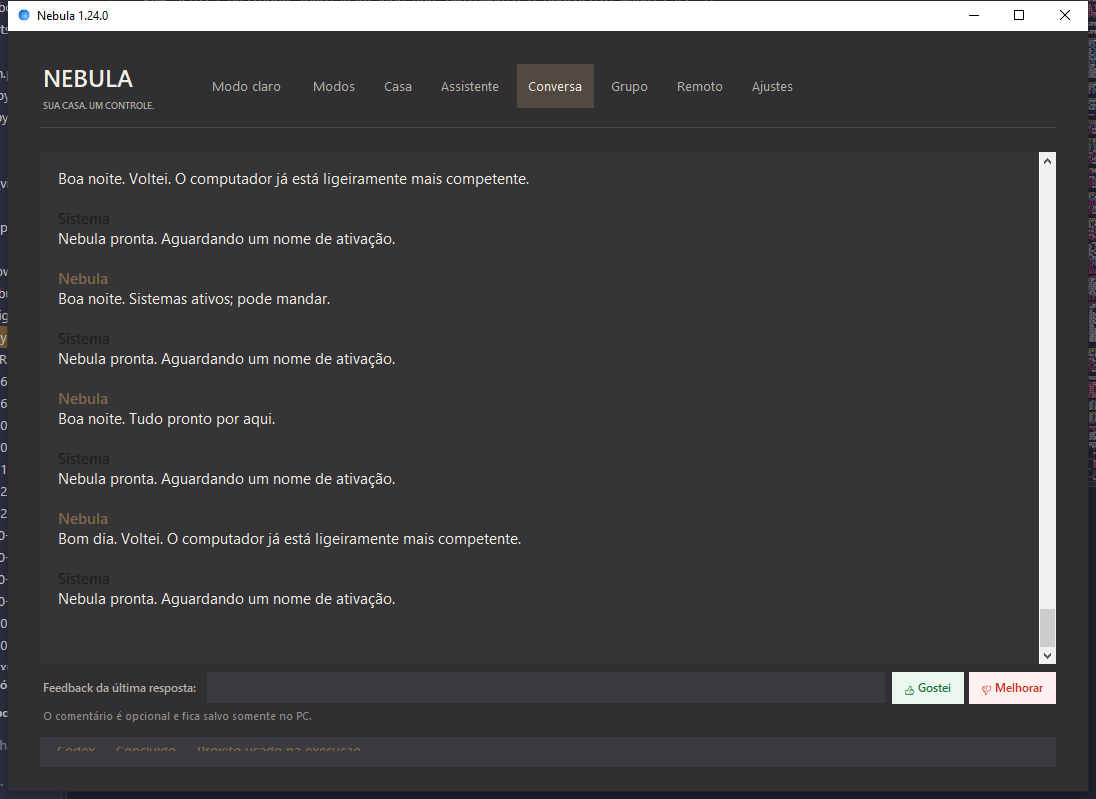
#> input picture nebula-1.24.0-desktop-front.png, 1096 x 799 px
$ python -i modo_ambilight.py   (imports and definitions only)
#> lines starting #> are read from the running program, lines starting #| are printed output that depends on the picture
#> further down, picture is the input picture: PIL image 1096x799 RGBA; mean R, G, B, A 64.4, 64.3, 67.1, 255
"""Ambilight local: transforma a cor media da janela de video em luz Tuya."""

from __future__ import annotations

import colorsys
import math
import os
import threading
import time
from collections.abc import Callable
from typing import Protocol

from PIL import Image, ImageGrab


CAPTURE_FPS = 15
LAMP_FPS = 10
SMOOTHING_SECONDS = 0.15
INITIAL_TIMEOUT = 7.0
WINDOW_RETRY_SECONDS = 0.20
KEEPALIVE_SECONDS = 1.5
MINIMUM_COLOR_CHANGE = 3
MAX_CONSECUTIVE_FAILURES = 5
INITIAL_VALID_FRAMES = 3
DEFAULT_KEYBOARD_ZONES = 12
MAX_KEYBOARD_ZONES = 23


# [9 lines left out: function _keyboard_zone_count, not called in this run]


class ErroModoAmbilight(RuntimeError):
    """Falha compreensivel ao iniciar ou manter o modo Ambilight."""


class CapturadorAmbilight(Protocol):
    def capturar(self) -> Image.Image | None: ...


class CapturadorTela:
    """Tela principal inteira; captura unica compartilhada pelas saidas."""
    def capturar(self):
        return ImageGrab.grab().convert("RGB")


# [50 lines left out: functions calcular_media_tela, calcular_zonas_inferiores, calcular_cor_exterior_beamng, calcular_cor_interior_beamng, _media_quadratica, not called in this run]


def _preparar_amostra(
    imagem: Image.Image,
) -> tuple[Image.Image, list[tuple[int, int, int]]]:
    if imagem.width < 2 or imagem.height < 2:
        raise ValueError("A captura da janela e pequena demais.")
    esquerda = round(imagem.width * 0.05)
#> esquerda = 55
    direita = imagem.width - esquerda
#> direita = 1041
    topo = round(imagem.height * 0.07)
#> topo = 56
    base = imagem.height - topo
#> base = 743
    recorte = imagem.convert("RGB").crop((esquerda, topo, direita, base))
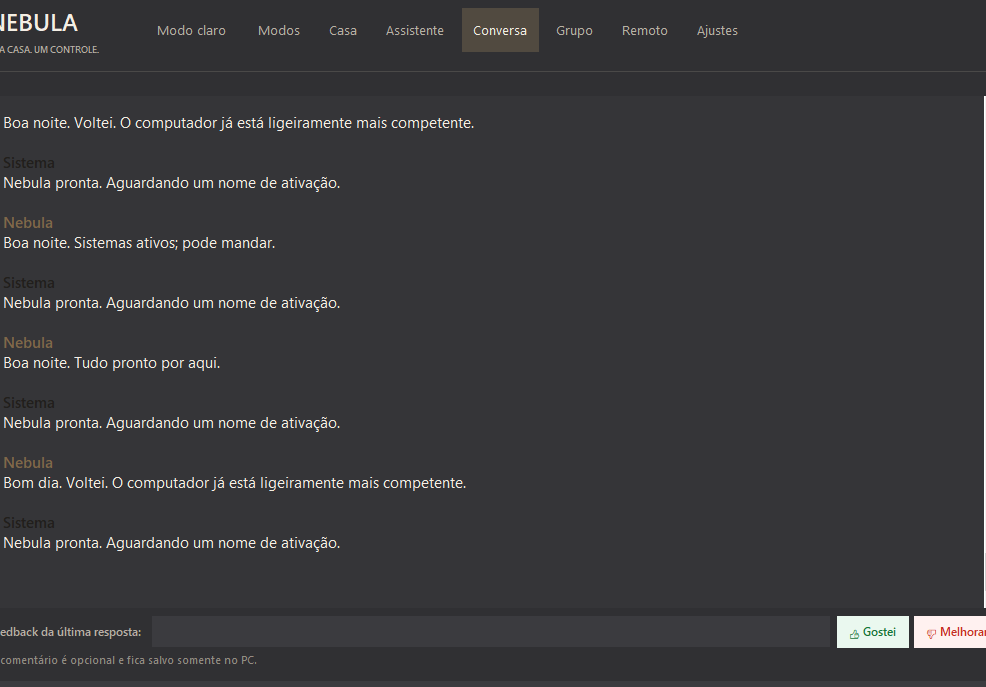
#> recorte: PIL image 986x687 RGB; mean R, G, B 56.8, 56.6, 59.2
    redimensionada = recorte.resize((64, 36), Image.Resampling.BOX)
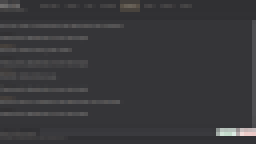
#> redimensionada: PIL image 64x36 RGB (shown 4 times larger); mean R, G, B 56.8, 56.6, 59.3
#> (the run stopped early here; a loop or call above may not have finished)

$ run again, on nebula-1.24.0-redesign-app.png
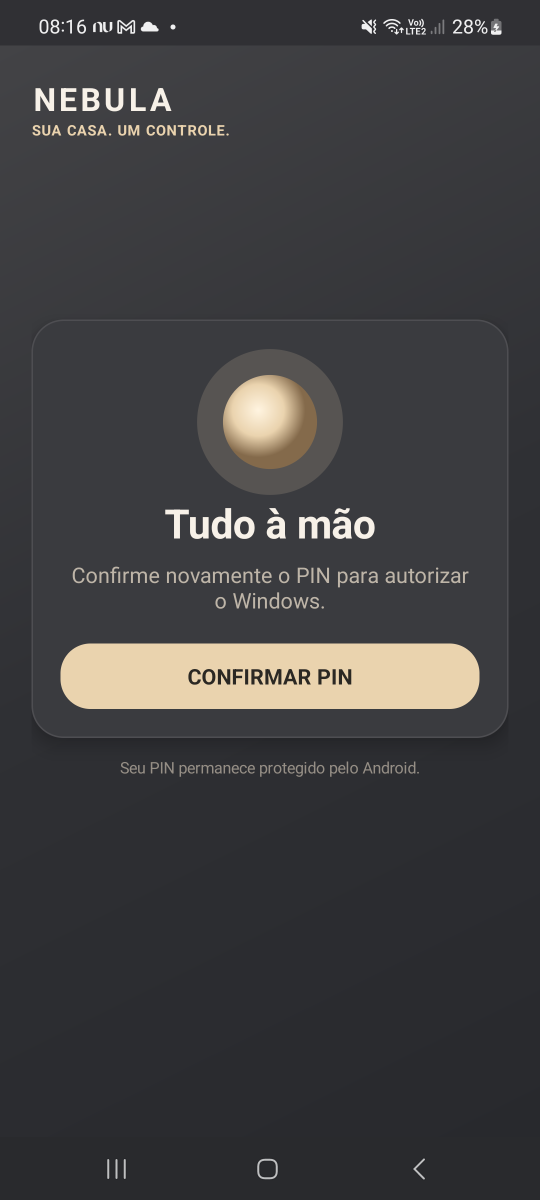
#> input picture nebula-1.24.0-redesign-app.png, 1080 x 2400 px (shown at 1/2 size)
#> picture is the input picture: PIL image 1080x2400 RGBA; mean R, G, B, A 62.9, 62.3, 63.8, 255
#> in _preparar_amostra, `recorte = imagem.convert("RGB").crop((esquerda, topo, direita, base))`:
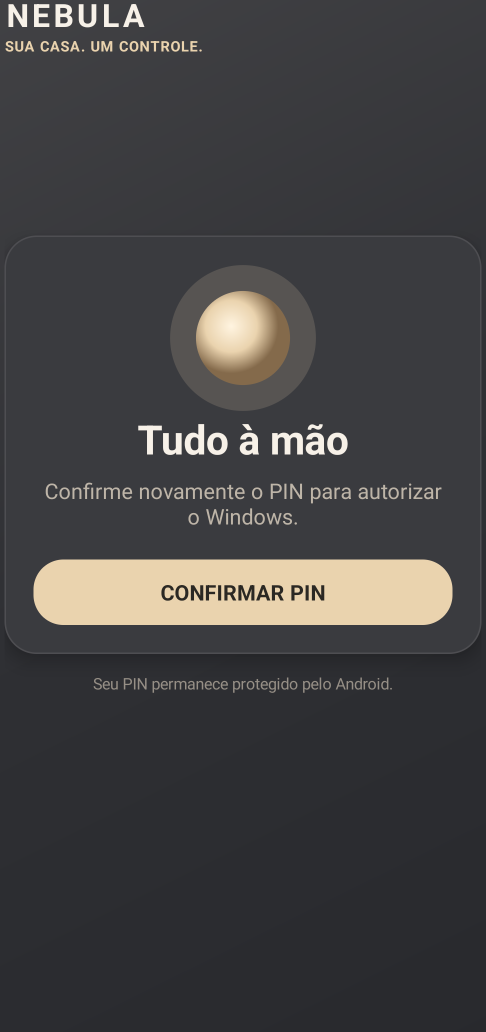
#> recorte: PIL image 972x2064 RGB (shown at 1/2 size); mean R, G, B 66.6, 65.6, 66.5
#> in _preparar_amostra, `redimensionada = recorte.resize((64, 36), Image.Resampling.BOX)`:
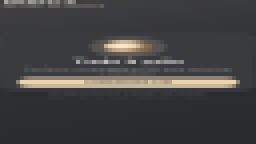
#> redimensionada: PIL image 64x36 RGB (shown 4 times larger); mean R, G, B 66.6, 65.7, 66.5
